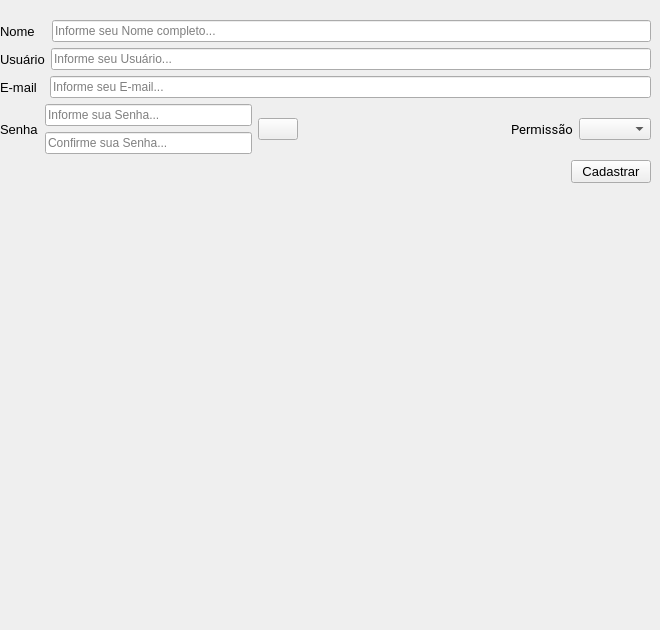
    <widget class="QWidget" name="page_6">
     <widget class="QWidget" name="verticalLayoutWidget_5">
      <property name="geometry">
       <rect>
        <x>0</x>
        <y>20</y>
        <width>651</width>
        <height>601</height>
       </rect>
      </property>
      <layout class="QVBoxLayout" name="verticalLayout_5">
       <item>
        <layout class="QHBoxLayout" name="horizontalLayout_8">
         <item>
          <widget class="QLabel" name="label_name_2">
           <property name="font">
            <font>
             <pointsize>10</pointsize>
            </font>
           </property>
           <property name="text">
            <string>Nome   </string>
           </property>
          </widget>
         </item>
         <item>
          <widget class="QLineEdit" name="lineEdit_name_2">
           <property name="placeholderText">
            <string>Informe seu Nome completo...</string>
           </property>
          </widget>
         </item>
        </layout>
       </item>
       <item>
        <layout class="QHBoxLayout" name="horizontalLayout_4">
         <item>
          <widget class="QLabel" name="label_user_6">
           <property name="font">
            <font>
             <pointsize>10</pointsize>
            </font>
           </property>
           <property name="text">
            <string>Usuário</string>
           </property>
          </widget>
         </item>
         <item>
          <widget class="QLineEdit" name="lineEdit_user">
           <property name="placeholderText">
            <string>Informe seu Usuário...</string>
           </property>
          </widget>
         </item>
        </layout>
       </item>
       <item>
        <layout class="QHBoxLayout" name="horizontalLayout_9">
         <item>
          <widget class="QLabel" name="label_email_2">
           <property name="font">
            <font>
             <pointsize>10</pointsize>
            </font>
           </property>
           <property name="text">
            <string>E-mail  </string>
           </property>
          </widget>
         </item>
         <item>
          <widget class="QLineEdit" name="lineEdit_email_2">
           <property name="placeholderText">
            <string>Informe seu E-mail...</string>
           </property>
          </widget>
         </item>
        </layout>
       </item>
       <item>
        <layout class="QHBoxLayout" name="horizontalLayout_10"/>
       </item>
       <item>
        <layout class="QHBoxLayout" name="horizontalLayout_11">
         <item>
          <widget class="QLabel" name="label_passwrd">
           <property name="font">
            <font>
             <pointsize>10</pointsize>
            </font>
           </property>
           <property name="text">
            <string>Senha</string>
           </property>
          </widget>
         </item>
         <item>
          <layout class="QVBoxLayout" name="verticalLayout_6">
           <item>
            <widget class="QLineEdit" name="lineEdit_passwrd">
             <property name="placeholderText">
              <string>Informe sua Senha...</string>
             </property>
            </widget>
           </item>
           <item>
            <widget class="QLineEdit" name="lineEdit_passwrd_2">
             <property name="placeholderText">
              <string>Confirme sua Senha...</string>
             </property>
            </widget>
           </item>
          </layout>
         </item>
         <item>
          <widget class="QPushButton" name="passButton_view">
           <property name="text">
            <string/>
           </property>
          </widget>
         </item>
         <item>
          <spacer name="horizontalSpacer_4">
           <property name="orientation">
            <enum>Qt::Horizontal</enum>
           </property>
           <property name="sizeHint" stdset="0">
            <size>
             <width>40</width>
             <height>20</height>
            </size>
           </property>
          </spacer>
         </item>
         <item>
          <widget class="QLabel" name="label_80">
           <property name="font">
            <font>
             <family>Roboto</family>
             <pointsize>10</pointsize>
            </font>
           </property>
           <property name="text">
            <string>Permissão</string>
           </property>
          </widget>
         </item>
         <item>
          <widget class="QComboBox" name="comboBox"/>
         </item>
        </layout>
       </item>
       <item>
        <layout class="QHBoxLayout" name="horizontalLayout_34">
         <item>
          <spacer name="horizontalSpacer_16">
           <property name="orientation">
            <enum>Qt::Horizontal</enum>
           </property>
           <property name="sizeHint" stdset="0">
            <size>
             <width>40</width>
             <height>20</height>
            </size>
           </property>
          </spacer>
         </item>
         <item>
          <widget class="QPushButton" name="Button_cadstr_2">
           <property name="font">
            <font>
             <pointsize>10</pointsize>
            </font>
           </property>
           <property name="text">
            <string>Cadastrar</string>
           </property>
          </widget>
         </item>
        </layout>
       </item>
       <item>
        <spacer name="verticalSpacer_5">
         <property name="orientation">
          <enum>Qt::Vertical</enum>
         </property>
         <property name="sizeType">
          <enum>QSizePolicy::Expanding</enum>
         </property>
         <property name="sizeHint" stdset="0">
          <size>
           <width>20</width>
           <height>40</height>
          </size>
         </property>
        </spacer>
       </item>
      </layout>
     </widget>
    </widget>
